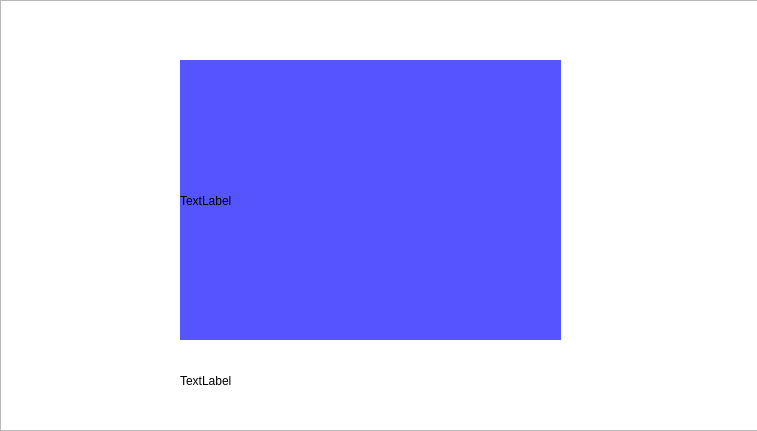
<?xml version="1.0" encoding="UTF-8"?>
<ui version="4.0">
 <class>Dialog</class>
 <widget class="QDialog" name="Dialog">
  <property name="geometry">
   <rect>
    <x>0</x>
    <y>0</y>
    <width>757</width>
    <height>431</height>
   </rect>
  </property>
  <property name="windowTitle">
   <string>Dialog</string>
  </property>
  <widget class="QListView" name="listView">
   <property name="geometry">
    <rect>
     <x>0</x>
     <y>0</y>
     <width>761</width>
     <height>431</height>
    </rect>
   </property>
   <property name="styleSheet">
    <string notr="true">background-image:url(:/pic23.png)</string>
   </property>
  </widget>
  <widget class="QLabel" name="label">
   <property name="geometry">
    <rect>
     <x>180</x>
     <y>60</y>
     <width>381</width>
     <height>281</height>
    </rect>
   </property>
   <property name="styleSheet">
    <string notr="true">background-color: rgb(85, 85, 255);
</string>
   </property>
   <property name="text">
    <string>TextLabel</string>
   </property>
  </widget>
  <widget class="QLabel" name="label_3">
   <property name="geometry">
    <rect>
     <x>180</x>
     <y>340</y>
     <width>381</width>
     <height>81</height>
    </rect>
   </property>
   <property name="styleSheet">
    <string notr="true">background-color: rgb(255, 255, 255)</string>
   </property>
   <property name="text">
    <string>TextLabel</string>
   </property>
  </widget>
 </widget>
 <resources>
  <include location="text4.qrc"/>
 </resources>
 <connections/>
</ui>
